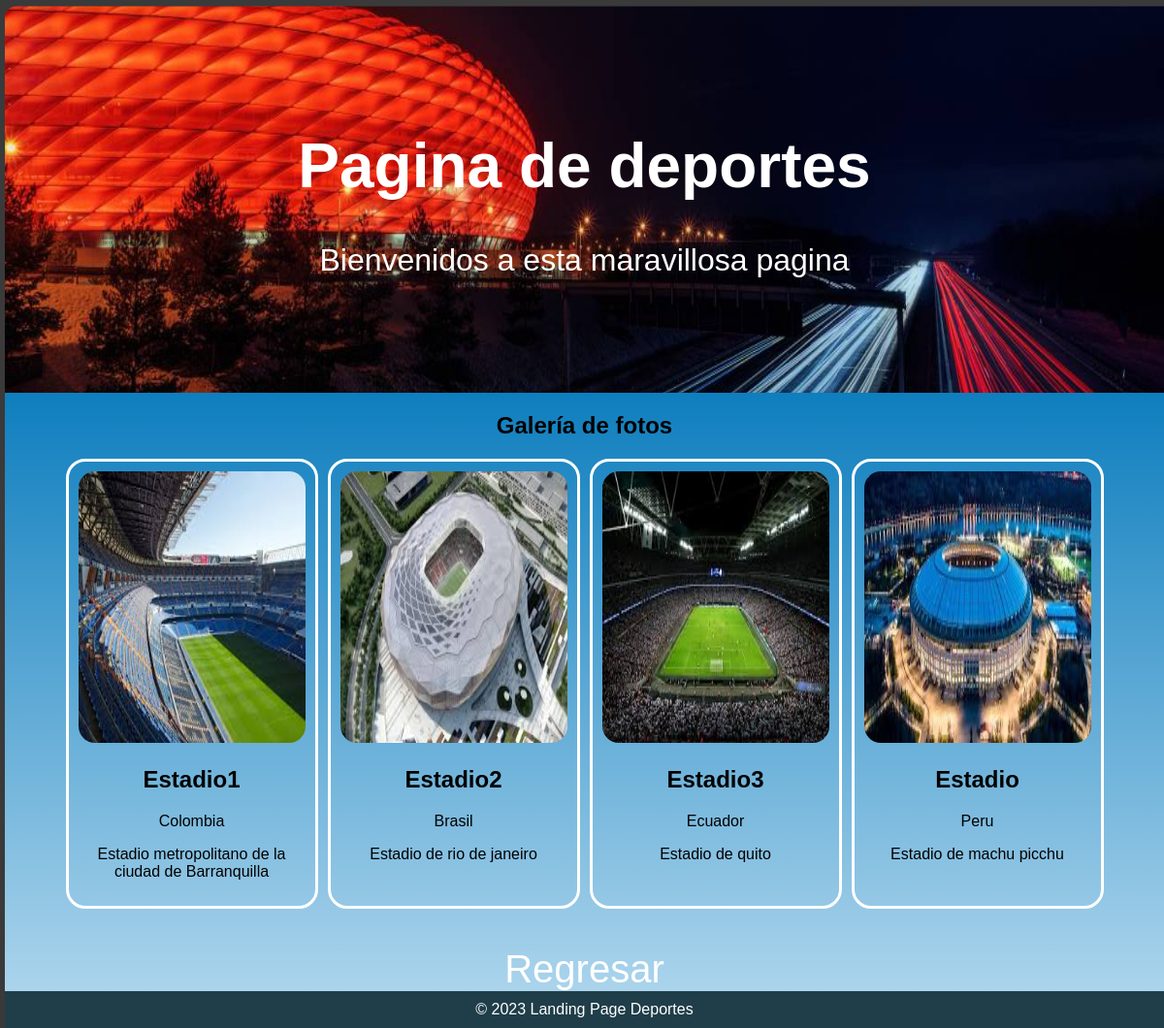
Page /home/contenido.html on the committed database.
### parcial/models.py (models this page shows, shortened)
class Titulo(models.Model):
    imagenHeader = models.ImageField(upload_to='imagenes', null=True, blank=True)
    msj = models.CharField(max_length=200)
    subtitulo = models.CharField(max_length=300)

class Contenido(models.Model):
    imagenE3 = models.ImageField(upload_to='imagenes', null=True, blank=True)
    tituloE3 = models.CharField(max_length=200)
    paisE3 = models.CharField(max_length=200)
    descripcionE3 = models.CharField(max_length=300)

### parcial/views.py (the view)
# urls.py: path('contenido.html',views.contenido, name='contenido'),
def contenido(request):
    titulo = Titulo.objects.all()
    contenido = Contenido.objects.all()
    deporte = Deporte.objects.all()
    return render(request, 'contenido.html', {'contenido': contenido, 'deporte': deporte, 'titulo': titulo})

### parcial/templates/contenido.html (shortened to what this page needs)
<!DOCTYPE html>
<html lang="en">
<head>
</head>
<body>
    <header>
        {% for item in titulo %}
        <div class="contenido-header">
            <h1>{{item.msj}}</h1>
            <p>{{item.subtitulo}}</p>
        </div>
        <img class="img-header" src="{{item.imagenHeader.url}}" alt="">
        {% endfor %}
    </header>
    <section>
        <h2>Galería de fotos</h2>
        <div class="imagenes">
            {% for contenido in contenido %}
            <div class="contenido">
                <img src="{{ contenido.imagenE3.url }}" alt="">
                <h2>{{ contenido.tituloE3 }}</h2>
                <p>{{ contenido.paisE3 }}</p>
                <p>{{ contenido.descripcionE3 }}</p>
            </div>
            {% endfor %}
        </div>
        <a href="{% url 'index' %}">Regresar</a>
    </section>
    <footer>
        &copy; 2023 Landing Page Deportes
    </footer>
</body>
</html>

### parcial/templates/contenido.html (style rules this page uses)
body { font-family: Arial, sans-serif; background-color: rgb(58, 58, 58); margin: 0; padding: 0; border-top: 5px solid rgb(58, 58, 58); border-left: 5px solid rgb(58, 58, 58); }
header { position: relative; display: flex; justify-content: center; align-items: center; height: 50vh; }
.contenido-header { position: absolute; padding: 20px 0; color: white; text-align: center; font-size: 2em; }
.img-header { position: relative; margin-top: 0px; height: 146vh; width: 100%; clip-path: xywh(0 33% 100% 75% round 1% 0); z-index: -1; }
section { display: grid; justify-content: center; text-align: center; background: linear-gradient(to bottom, #0e7ebe, #abd4ec); }
img { width: 100%; height: 35vh; border-radius: 17px; }
div { padding-bottom: 40px; }
a { text-decoration: none; color: white; font-size: 40px; margin: auto; }
.imagenes { display: grid; grid-template-columns: repeat(4, 260px); gap: 10px; }
.contenido { border: solid white; border-radius: 20px; padding: 10px; transition: box-shadow 0.3s ease; }
footer { padding: 10px 0; text-align: center; background-color: rgb(31, 62, 73); color: white; }

### rows in the picture
Titulo: msj "Pagina de deportes", subtitulo "Bienvenidos a esta maravillosa pagina", imagenHeader (picture)
Contenido: imagenE3 (picture), tituloE3 "Estadio1", paisE3 "Colombia", descripcionE3 "Estadio metropolitano de la ciudad de Barranquilla"
Contenido: imagenE3 (picture), tituloE3 "Estadio2", paisE3 "Brasil", descripcionE3 "Estadio de rio de janeiro"
Contenido: imagenE3 (picture), tituloE3 "Estadio3", paisE3 "Ecuador", descripcionE3 "Estadio de quito"
Contenido: imagenE3 (picture), tituloE3 "Estadio", paisE3 "Peru", descripcionE3 "Estadio de machu picchu"
